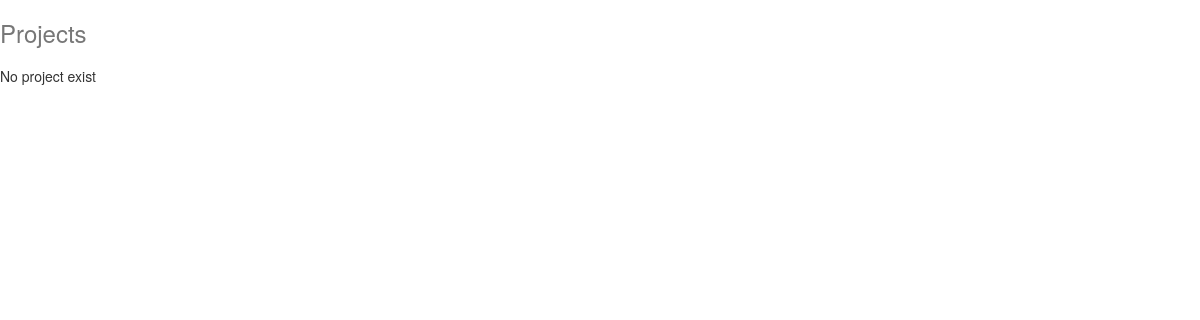
/, run on an earlier commit of the app's database.
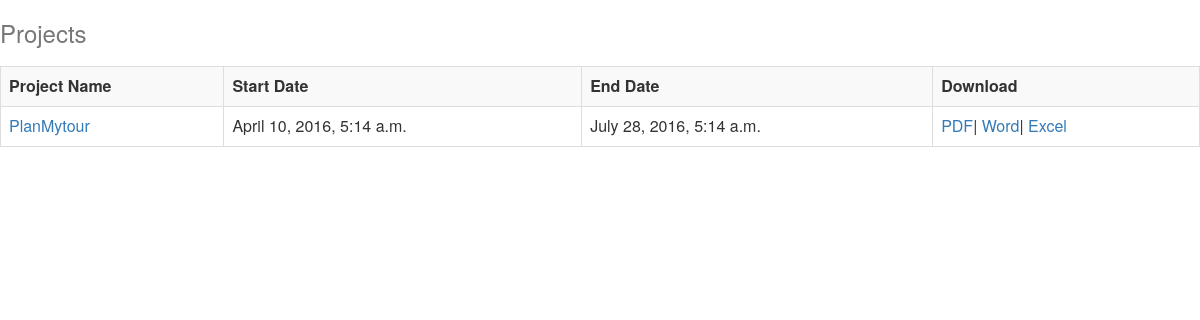
And on a later commit of the database.
### apps/project/models.py (models this page shows)
class ProjectBase(BaseClass):
    title = models.CharField(max_length=30, null=False, blank=False)
    short_description = models.CharField(
        max_length=300, null=False, blank=False)
    detailed_description = models.TextField(null=False, blank=False)
    start_date = models.DateTimeField(null=False, blank=False)
    end_date = models.DateTimeField(null=False, blank=False)
    class Meta:
        abstract = True

class Project(ProjectBase):
    manager = models.ForeignKey(Staff, null=False, blank=False)
    client_name = models.CharField(max_length=30, null=False, blank=False)
    attachments = models.ManyToManyField('ProjectAttachment')
    createdby = models.ForeignKey(Staff, related_name='project_createdby')
    modifiedby = models.ForeignKey(Staff, related_name='project_modifedby')
    objects = ProjectManager()
    class Meta:
        verbose_name = ('Project')
        verbose_name_plural = ('Projects')
    def __unicode__(self):
        return self.client_name

### apps/project/views.py (the view)
# urls.py: url(r'^$', views.ProjectList.as_view(),
class ProjectList(ListView):
    template_name = 'project/project_list.html'
    projects = Project.objects.all()
    def get(self, request, *args, **kwargs):
        print("self.projects  : ", self.projects)
        return render(request, self.template_name, {'projects': self.projects})

### templates/project/project_list.html (shortened to what this page needs)
<html>
	{% load static %}
	<head>
	    <link href="{% static 'core/css/bootstrap.min.css' %}" rel="stylesheet">
	    <link href="/static/core/css/style.css" rel="stylesheet">
	  </head>
	<body>
		<h3 class="text-muted">
				Projects
		</h3>
		{%if projects%}
		<div class="row">
			<div class="col-md-12">
				<table class="table table-striped table-bordered table-hover dataTable no-foote">
					<tr>
						<th>Project Name</th>
						<th>Start Date</th>
						<th>End Date</th>
						<th>Download</th>
					</tr>
					{% for project in projects %}
						<tr>
							<td><a href="{% url 'project_detail' project.pk %}">{{project.title}}</a></td>
							<td>{{project.start_date}}</td>
							<td>{{project.end_date}}</td>
							<td><a href="{% url 'download_project' project.pk 'pdf' %}">PDF</a>|
								<a href="{% url 'download_project' project.pk 'word' %}">Word</a>|
								<a href="{% url 'download_project' project.pk 'excel' %}">Excel</a>
							</td>
						</tr>
					{% endfor %}
				</table>
			</div>
		</div>
		{% else %}
			No project exist
		{% endif %}
	</body>
</html>

What changed in the data, as far as the page shows it:
added Project: title "PlanMytour", start_date "April 10, 2016, 5:14 a.m.", end_date "July 28, 2016, 5:14 a.m."
Also different on the page:
text no longer shown: "No project exist"
text now shown: "Project Name Start Date End Date Download"
